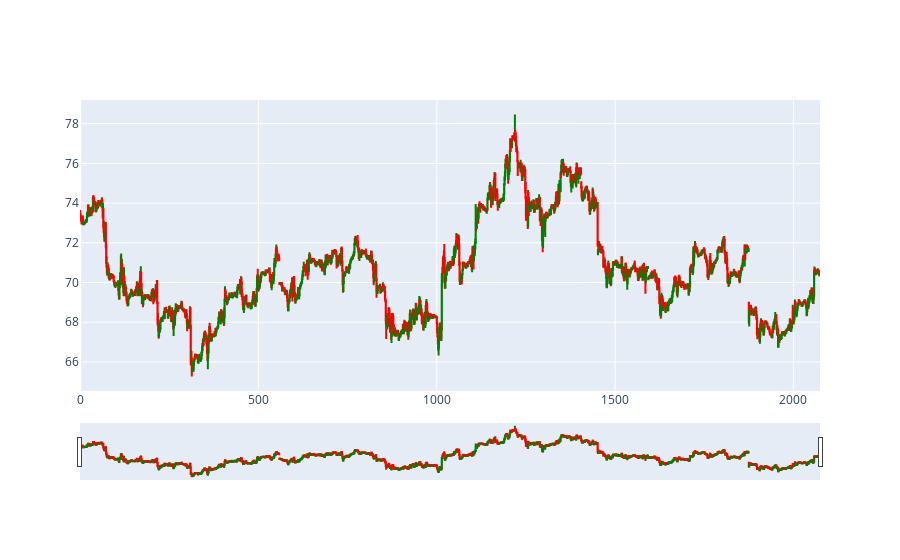

The code cell stored with this chart in its notebook:
### Code cell
# Make sure period looks good. 
import plotly.graph_objects as go
from datetime import datetime

fig = go.Figure(data=[go.Candlestick(x=df.index,
                open=df['open'],
                high=df['high'],
                low=df['low'],
                close=df['close'],
                increasing_line_color='green',
                decreasing_line_color='red'
                )])

fig.show()

### Figure 1 — Plotly figure (JSON) as saved in the notebook; plotly's stock layout.template omitted (floating-point values rounded to 4 significant figures; data arrays with more than 128 entries replaced by an {"elided": "..."} marker saying what was removed)
{"data": [{"close": {"elided": "2075 float values"}, "decreasing": {"line": {"color": "red"}}, "high": {"elided": "2075 float values"}, "increasing": {"line": {"color": "green"}}, "low": {"elided": "2075 float values"}, "open": {"elided": "2075 float values"}, "type": "candlestick", "x": {"elided": "2075 int values"}}], "layout": {}}
